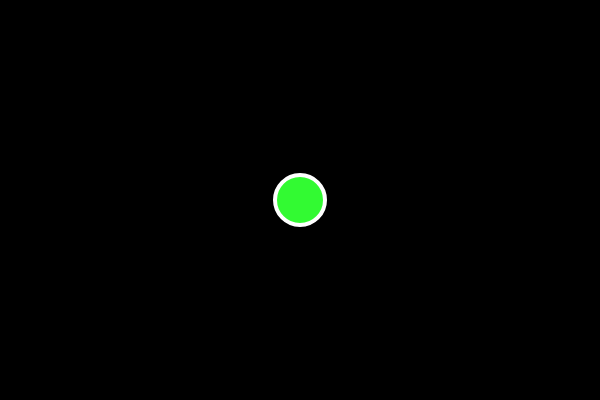
Frame 1 (no input)
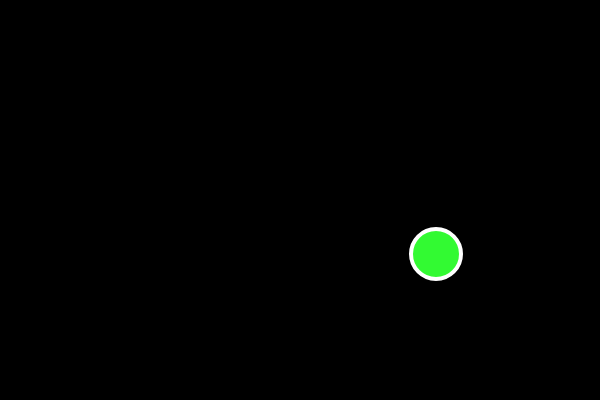
Frame 60 (no input)
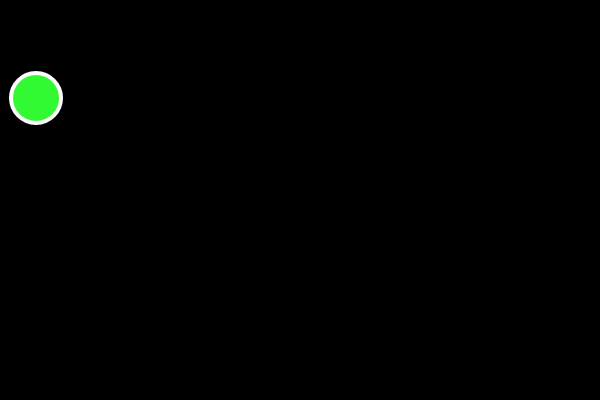
Frame 120 (the mouse pressed at the canvas centre since frame 60)

The p5.js sketch that drew these frames (run headless with seeded random() and noise() and a simulated clock; from frame 60 on, the mouse is pressed at the canvas centre):

// p5.js sketch
// ── sketch.js
var x = 300;
var y = 200;
var speedx = 8;
var speedy = 6;


function setup(){
    createCanvas(600,400);
}

function draw(){
    background(0);
    display();
    move();
    bounce();
}

function display(){
      //display ball
    stroke(255);
    strokeWeight(4);
    fill(50,250,50);
    ellipse(x, y, 50, 50);
}

function move(){
    //make ball move
    y = y + speedy;
    x = x + speedx;
}   

function bounce(){
        //ball changes direction when it hits wall
    if(x>600 || x<0){
        speedx = -speedx;
    }
     if(y>400 || y<0){
        speedy = -speedy;
    }
}

// ── style.css
body{
    background-color: # 0,128,0;
}

h1{
    text-align: center;
    font-family: 'Open Sans', sans-serif;
    font-size: 3em;
}

#calculator-brand{
    text-align: right;
    color: #0000FF;
    font-size: 1.5em;
    font-family: 'Nueton', serif;
}

#keypad{
    width:265px;
    margin-left: auto;
    margin-right: auto;
}

table{
    background-color: #0000FF;
    border-radius: 10px;
    padding:10px;
}

#display-bar{
    background-color: #ecf0f1;
    margin-bottom: 10px;
    height: 50px;
    width: 235px;
    font-size:3em;
    font-family: 'VT323' , monospace;
    overflow: hidden;
    white-space: nowrap;
    border-radius: 10px;
    padding-left: 5px;
}

input[type=button]{
    background-color:blue;
    height: 50px;
    width: 50px;
    font-size: 1em;
    border-radius: 10px;
    margin: 3px;
}
